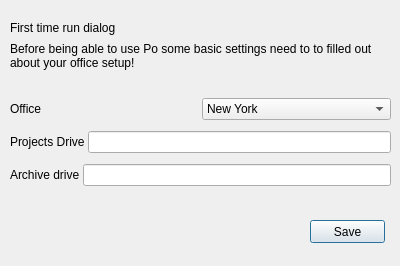
<?xml version="1.0" encoding="UTF-8"?>
<ui version="4.0">
 <class>Dialog</class>
 <widget class="QDialog" name="Dialog">
  <property name="geometry">
   <rect>
    <x>0</x>
    <y>0</y>
    <width>400</width>
    <height>266</height>
   </rect>
  </property>
  <property name="windowTitle">
   <string>Welcome!</string>
  </property>
  <property name="modal">
   <bool>true</bool>
  </property>
  <widget class="QPushButton" name="pb_save_default">
   <property name="geometry">
    <rect>
     <x>310</x>
     <y>220</y>
     <width>75</width>
     <height>23</height>
    </rect>
   </property>
   <property name="text">
    <string>Save</string>
   </property>
  </widget>
  <widget class="QWidget" name="verticalLayoutWidget">
   <property name="geometry">
    <rect>
     <x>10</x>
     <y>90</y>
     <width>381</width>
     <height>106</height>
    </rect>
   </property>
   <layout class="QVBoxLayout" name="verticalLayout">
    <property name="spacing">
     <number>3</number>
    </property>
    <item>
     <layout class="QHBoxLayout" name="horizontalLayout_3">
      <item>
       <widget class="QLabel" name="label_8">
        <property name="text">
         <string>Office</string>
        </property>
       </widget>
      </item>
      <item>
       <widget class="QComboBox" name="cb_officeSelect">
        <item>
         <property name="text">
          <string>New York</string>
         </property>
        </item>
        <item>
         <property name="text">
          <string>Los Angeles</string>
         </property>
        </item>
        <item>
         <property name="text">
          <string>London</string>
         </property>
        </item>
       </widget>
      </item>
     </layout>
    </item>
    <item>
     <layout class="QHBoxLayout" name="horizontalLayout">
      <item>
       <widget class="QLabel" name="label_2">
        <property name="text">
         <string>Projects Drive</string>
        </property>
       </widget>
      </item>
      <item>
       <widget class="QLineEdit" name="le_projectDrive"/>
      </item>
     </layout>
    </item>
    <item>
     <layout class="QHBoxLayout" name="horizontalLayout_2">
      <item>
       <widget class="QLabel" name="label_3">
        <property name="text">
         <string>Archive drive</string>
        </property>
       </widget>
      </item>
      <item>
       <widget class="QLineEdit" name="le_archiveDrive"/>
      </item>
     </layout>
    </item>
   </layout>
  </widget>
  <widget class="QLabel" name="label">
   <property name="geometry">
    <rect>
     <x>10</x>
     <y>20</y>
     <width>111</width>
     <height>16</height>
    </rect>
   </property>
   <property name="text">
    <string>First time run dialog</string>
   </property>
  </widget>
  <widget class="QLabel" name="label_4">
   <property name="geometry">
    <rect>
     <x>10</x>
     <y>40</y>
     <width>381</width>
     <height>31</height>
    </rect>
   </property>
   <property name="text">
    <string>Before being able to use Po some basic settings need to to filled out about your office setup!</string>
   </property>
   <property name="wordWrap">
    <bool>true</bool>
   </property>
  </widget>
 </widget>
 <resources/>
 <connections/>
</ui>
